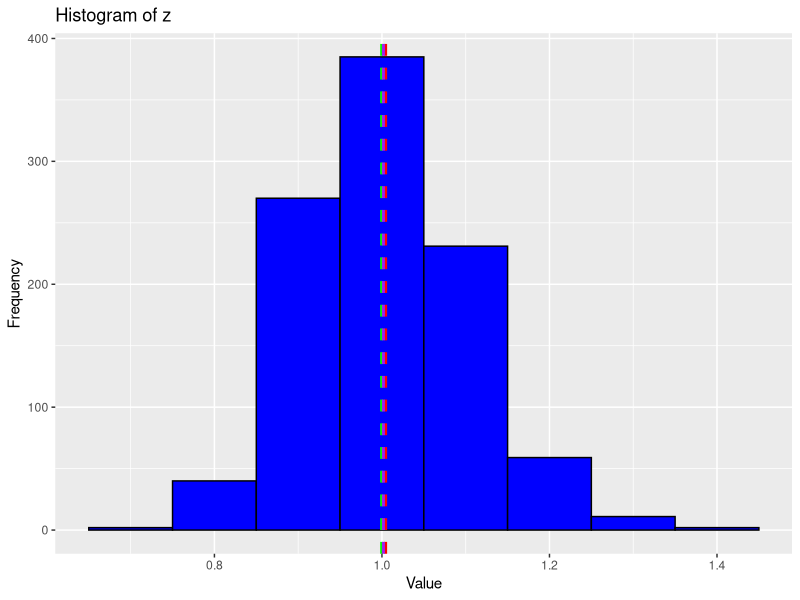
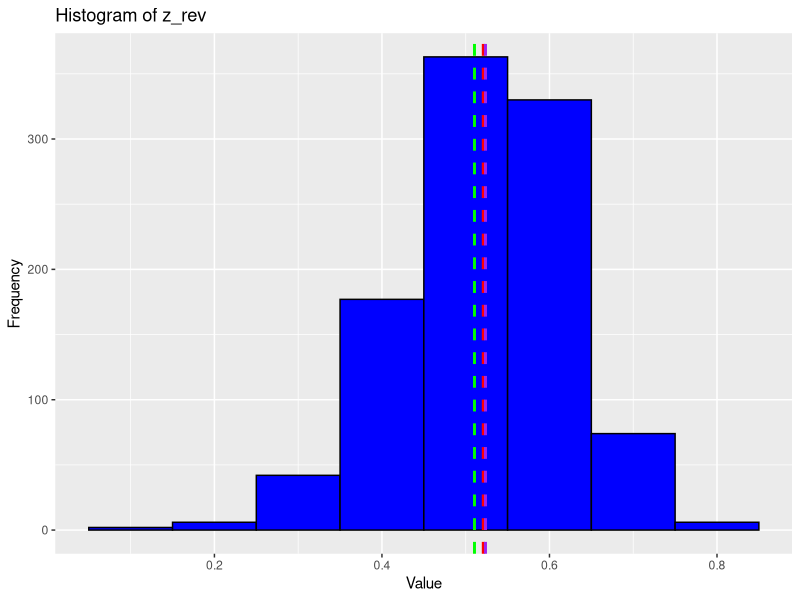

R code for these plots, in order:
#' ---
#' title: "Report week4"
#' output: html_document
#' date: "2023-9-23"
#' author: Zachary Bunch
#' ---

library(tidyverse)

# construct vectors x and y
x <- c(15.9, 15.1, 21.9, 13.3, 24.4)
y <- c(15.9, 15.1, 21.9, 53.3, 24.4)

x

y

# arithmetic mean
# for vector x
n_x <- length(x) # the number of elements in x = the number of data points
sum_x <- sum(x) # summation for x
mu_x <- sum_x / n_x # arithmetic mean
print(mu_x) # print calculated value


# for vector y; we can calculate directly too
mu_y <- sum(y) / length(y)
print(mu_y) # print calculated value

#mean()
print(mean(x))
print(mean(y))

#Geometric mean ####

# for vector x
prod_x <- prod(x) # product of vector x; x1 * x2 * x3...
n_x <- length(x)
mug_x <- prod_x^(1 / n_x) # ^ means power
print(mug_x)

# for vector y
mug_y <- prod(y)^(1 / length(y))
print(mug_y)

#Median ####

# for vector x
x <- sort(x) # sort x from small to large
index <- (length(x) + 1) / 2 # (N + 1)/2 th index as length(x) is an odd number
med_x <- x[index]
print(med_x)

# for vector y
y <- sort(y) # sort y from small to large
med_y <- y[(length(y) + 1) / 2]
print(med_y)


print(median(x))

print(median(y))


# variation  ------------------------------------------------------------

# for x
sqd_x <- (x - mean(x))^2 # squared deviance
sum_sqd_x <- sum(sqd_x)
var_x <- sum_sqd_x / length(x)
print(var_x)

# for y
var_y <- sum((y - mean(y))^2) / length(y)
print(var_y)


# Standard deviation  -----------------------------------------------------

# for x
sd_x <- sqrt(var_x) # sqrt(): square root
print(sd_x)

# for y
sd_y <- sqrt(var_y)
print(sd_y)

# coeffient of variation 

# for x
cv_x <- sd_x / mean(x)
print(cv_x)

# for y
cv_y <- sd_y / mean(y)
print(cv_y)

# IQR

# for x
x_l <- quantile(x, 0.25) # quantile(): return quantile values, 25 percentile
x_h <- quantile(x, 0.75) # quantile(): return quantile values, 75 percentile
iqr_x <- abs(x_l - x_h) # abs(): absolute value
print(iqr_x)


# for y
y_q <- quantile(y, c(0.25, 0.75)) # return as a vector
iqr_y <- abs(y_q[1] - y_q[2]) # y_q[1] = 25 percentile; y_q[2] = 75 percentile
print(iqr_y)

# MAD

# for x
ad_x <- abs(x - median(x))
mad_x <- median(ad_x)
print(mad_x)

# for y
mad_y <- median(abs(y - median(y)))
print(mad_y)

# MAD/ MEDIAN

# for x
mm_x <- mad_x / median(x)
print(mm_x)

# for y
mm_y <- mad_y / median(y)
print(mm_y)


# 1.3 Lab -----------------------------------------------------------------

# Step 1: Create a vector z with length 1000
z <- exp(rnorm(n = 1000, mean = 0, sd = 0.1))

arithmetic_mean <- mean(z)
geometric_mean <- exp(mean(log(z)))  # Geometric mean calculation
median_value <- median(z)


# Step 2 + 3: Draw a histogram of z using ggplot2 
# Draw vertical lines of arithmetic mean, geometric mean, and median on the histogram with different colors using a function geom_vline() 
library(tibble)
library(ggplot2)

data <- tibble(z = z)

ggplot(data, aes(x = z)) +
  geom_histogram(binwidth = 0.1, fill = "blue", color = "black") +
  geom_vline(xintercept = arithmetic_mean, color = "red", linetype = "dashed", size = 1) +
  geom_vline(xintercept = geometric_mean, color = "green", linetype = "dashed", size = 1) +
  geom_vline(xintercept = median_value, color = "purple", linetype = "dashed", size = 1) +
  labs(title = "Histogram of z",
       x = "Value",
       y = "Frequency")


# Step 4: Compare the values of the central tendency measures.
# Just a table?


summary_table <- data.frame(
  Measure = c("Arithmetic Mean", "Geometric Mean", "Median"),
  Value = c(arithmetic_mean, geometric_mean, median_value)
)

summary_table


# Step 5: Create a new vector z_rev and repeat steps 1-4
z_rev <- -z + max(z) + 0.1


arithmetic_mean <- mean(z_rev)
geometric_mean <- exp(mean(log(z_rev)))  # Geometric mean calculation
median_value <- median(z_rev)

#REPEAT
# Step 2 + 3: Draw a histogram of z_rev using ggplot2 
# Draw vertical lines of arithmetic mean, geometric mean, and median on the histogram with different colors using a function geom_vline() 
library(tibble)
library(ggplot2)

data <- tibble(z_rev = z_rev)

ggplot(data, aes(x = z_rev)) +
  geom_histogram(binwidth = 0.1, fill = "blue", color = "black") +
  geom_vline(xintercept = arithmetic_mean, color = "red", linetype = "dashed", size = 1) +
  geom_vline(xintercept = geometric_mean, color = "green", linetype = "dashed", size = 1) +
  geom_vline(xintercept = median_value, color = "purple", linetype = "dashed", size = 1) +
  labs(title = "Histogram of z_rev",
       x = "Value",
       y = "Frequency")

#REPEAT
# Step 4: Compare the values of the central tendency measures.
# Just a table?


summary_table <- data.frame(
  Measure = c("Arithmetic Mean", "Geometric Mean", "Median"),
  Value = c(arithmetic_mean, geometric_mean, median_value)
)

summary_table



#### 1.3.2 ####


w <- rnorm(100, mean = 10, sd = 1)
head(w) # show first 10 elements in w



# Step 1: Convert the unit to milligrams and create a new vector m

m <- w * 1000  

m
# Step 2: Calculate SD and MAD for w and m.

sd_w <- sd(w)
mad_w <- mad(w)
sd_m <- sd(m)
mad_m <- mad(m)

# Step 3: Calculate CV and MAD/Median for w and m.

cv_w <- sd_w / mean(w)
mad_median_w <- mad(w) / median(w)
cv_m <- sd_m / mean(m)
mad_median_m <- mad(m) / median(m)
